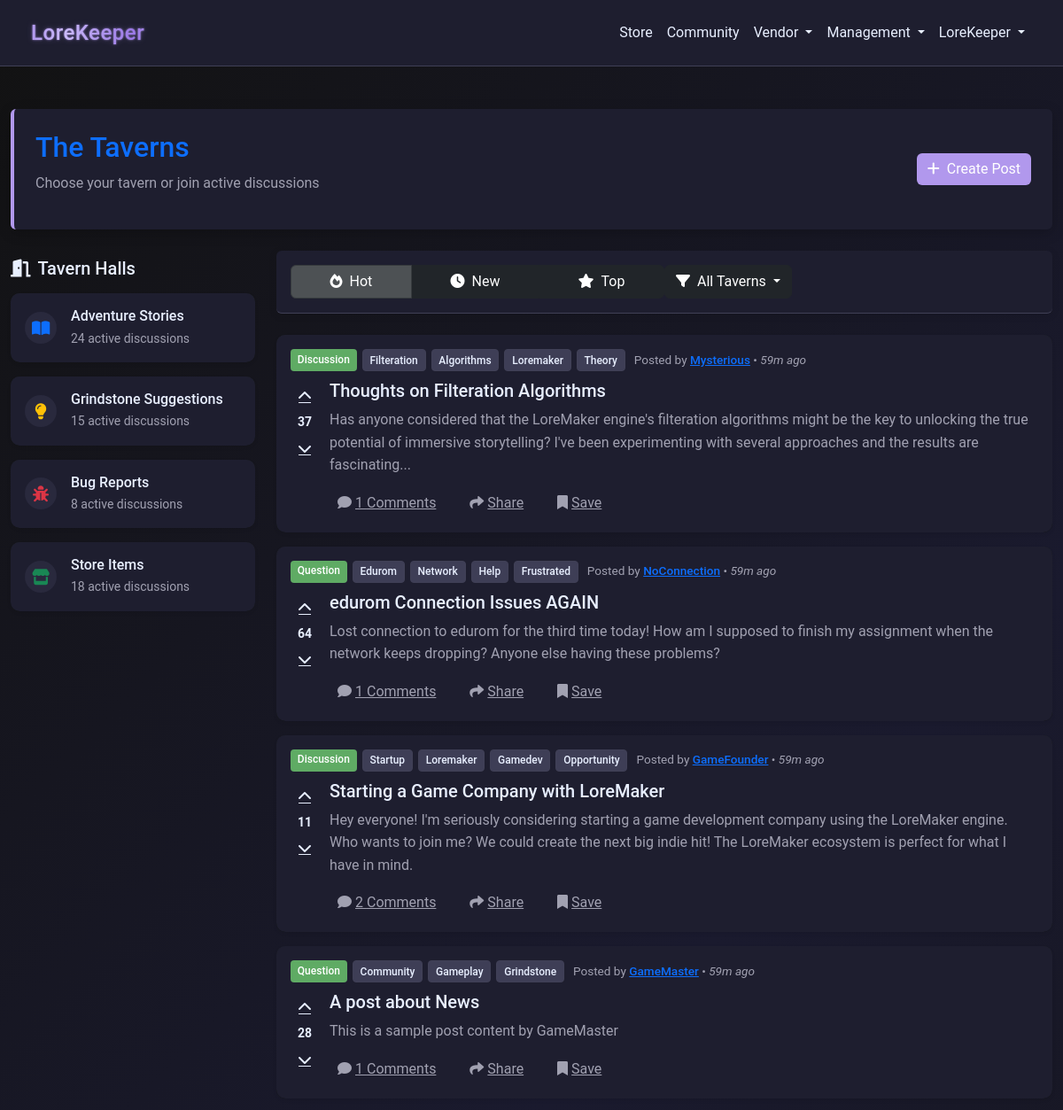
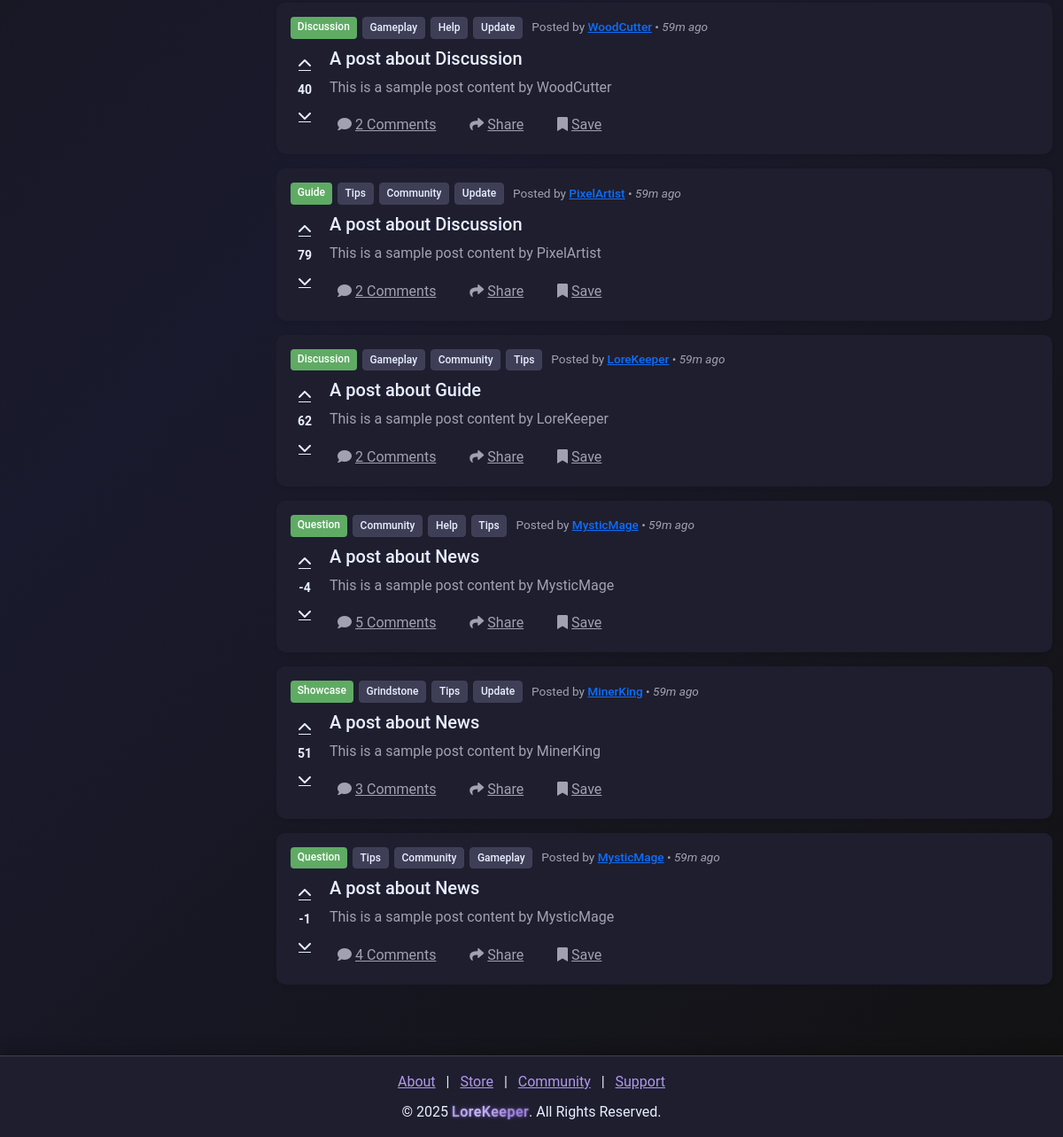
Page /taverns/ (signed in) on the committed database (2 pictures, top to bottom).
### models.py (models this page shows)
class CommunityPost(db.Model):
    __tablename__ = "community_posts"
    id = db.Column(db.Integer, primary_key=True)
    creator_id = db.Column(
        db.Integer, db.ForeignKey("users.id"), nullable=False, index=True
    )
    title = db.Column(db.String(255), nullable=False)
    content = db.Column(db.Text, nullable=False)
    category = db.Column(db.String(255), nullable=False)
    parent_id = db.Column(
        db.Integer, db.ForeignKey("community_posts.id"), nullable=True
    )
    tags = db.Column(db.String(255))
    upvotes = db.Column(db.Integer, default=0)
    downvotes = db.Column(db.Integer, default=0)
    created_at = db.Column(db.DateTime, default=datetime.utcnow)
    replies = db.relationship(
        "CommunityReply", back_populates="post", lazy=True, cascade="all, delete-orphan"
    )
    creator = db.relationship("User", back_populates="community_posts")

### routes/route_taverns.py (the view)
@taverns_bp.route("/")
@login_required
def taverns():
    reply_counts = (
        db.session.query(
            CommunityReply.post_id, func.count(CommunityReply.id).label("reply_count")
        )
        .group_by(CommunityReply.post_id)
        .subquery()
    )
    posts = (
        db.session.query(
            CommunityPost,
            User.username.label("creator_username"),
            func.coalesce(reply_counts.c.reply_count, 0).label("total_comments"),
        )
        .join(User, CommunityPost.creator_id == User.id)
        .outerjoin(reply_counts, CommunityPost.id == reply_counts.c.post_id)
        .all()
    )
    formatted_posts = []
    for post, username, total_comments in posts:
        post_dict = {
            "id": post.id,
            "title": post.title,
            "content": post.content,
            "category": post.category,
            "tags": post.tags.split(",") if post.tags else [],
            "total_comments": total_comments,
            "upvotes": post.upvotes,
            "downvotes": post.downvotes,
            "created_at": post.created_at,
            "creator_id": post.creator_id,
            "creator_username": username,
        }
        formatted_posts.append(post_dict)
    return render_template("taverns/taverns_index.html", posts=formatted_posts)

### app.py (called while the page is built, shortened)
@app.after_request
def add_header(response):
    response.headers["Cache-Control"] = "no-store"
    return response

@app.before_request
def before_request():
    try:
        if session.get("user_id"):
            session.permanent = True
        else:
            getCookie()
    except Exception:
        session.clear()

@app.template_filter("format_date")
def format_date(date):
    if not date:
        return "N/A"
    from datetime import datetime, timedelta, timezone
    now = datetime.now(timezone.utc).replace(tzinfo=None)
    diff = now - date
    if diff < timedelta(minutes=1):
        return "Just now"
    elif diff < timedelta(hours=1):
        minutes = int(diff.total_seconds() / 60)
        return f"{minutes}m ago"
    elif diff < timedelta(days=1):
        hours = int(diff.total_seconds() / 3600)
        return f"{hours}h ago"
    elif diff < timedelta(days=2):
        return "Yesterday"
    elif diff < timedelta(days=7):
        days = int(diff.total_seconds() / 86400)
        return f"{days} days ago"
    else:
        return date.strftime("%b %d, %Y")

### wrappers.py (called while the page is built)
def login_required(f):
    @wraps(f)
    def decorated_function(*args, **kwargs):
        if not session.get("user_id"):
            flash("You must be logged in to access this page", "warning")
            return redirect(url_for("login"))
        return f(*args, **kwargs)
    return decorated_function

### templates/taverns/taverns_index.html (shortened to what this page needs)
{% extends "nav_footer_template.html" %}
{% block content %}
<div class="content-wrapper">
    <div class="container-fluid py-3 py-md-4">
        <div class="row mb-3 mb-md-4">
            <div class="col-12">
                <div class="forums-header p-3 p-md-4 rounded">
                    <div class="d-flex flex-column flex-md-row justify-content-between align-items-start align-items-md-center">
                <div>
                    <h1 class="h2 text-primary mb-2">The Taverns</h1>
                    <p class="text-muted">Choose your tavern or join active discussions</p>
                </div>
                        <a href="/taverns/create_post" class="btn btn-primary btn-glow mt-2 mt-md-0">
                    <i class="fas fa-plus me-2"></i>Create Post
                        </a>
                    </div>
                </div>
            </div>
        </div>
        <div class="row g-3 g-md-4">
            <div class="col-12 col-lg-3 order-2 order-lg-1">
                <div class="sticky-top pt-2" style="top: 1rem;">
                    <h5 class="text-light mb-3"><i class="fas fa-door-open me-2"></i>Tavern Halls</h5>
                    <div class="card bg-dark border-0 shadow-sm mb-3 tavern-card" data-tavern="Adventure Stories">
                        <div class="card-body p-3">
                            <div class="d-flex align-items-center">
                                <div class="tavern-icon me-3">
                                    <i class="fas fa-book-open text-primary"></i>
                                </div>
                                <div class="flex-grow-1">
                                    <h6 class="mb-1">Adventure Stories</h6>
                                    <div class="small text-muted">24 active discussions</div>
                                </div>
                            </div>
                        </div>
                    </div>
                    <div class="card bg-dark border-0 shadow-sm mb-3 tavern-card" data-tavern="Grindstone Suggestions">
                        <div class="card-body p-3">
                            <div class="d-flex align-items-center">
                                <div class="tavern-icon me-3">
                                    <i class="fas fa-lightbulb text-warning"></i>
                                </div>
                                <div class="flex-grow-1">
                                    <h6 class="mb-1">Grindstone Suggestions</h6>
                                    <div class="small text-muted">15 active discussions</div>
                                </div>
                            </div>
                        </div>
                    </div>
                    <div class="card bg-dark border-0 shadow-sm mb-3 tavern-card" data-tavern="Bug Reports">
                        <div class="card-body p-3">
                            <div class="d-flex align-items-center">
                                <div class="tavern-icon me-3">
                                    <i class="fas fa-bug text-danger"></i>
                                </div>
                                <div class="flex-grow-1">
                                    <h6 class="mb-1">Bug Reports</h6>
                                    <div class="small text-muted">8 active discussions</div>
                                </div>
                            </div>
                        </div>
                    </div>
                    <div class="card bg-dark border-0 shadow-sm mb-3 tavern-card" data-tavern="Store Items">
                        <div class="card-body p-3">
                            <div class="d-flex align-items-center">
                                <div class="tavern-icon me-3">
                                    <i class="fas fa-store text-success"></i>
                                </div>
                                <div class="flex-grow-1">
                                    <h6 class="mb-1">Store Items</h6>
                                    <div class="small text-muted">18 active discussions</div>
                                </div>
                            </div>
                        </div>
                    </div>
                </div>
            </div>
            <div class="col-12 col-lg-9 order-1 order-lg-2 mb-4 mb-lg-0">
                <div class="forums-filter-bar p-2 p-md-3 rounded mb-3 mb-md-4">
                    <div class="d-flex flex-column flex-md-row justify-content-between align-items-center">
                    <div class="btn-group w-100 w-md-auto mb-2 mb-md-0">
                        <button type="button" class="btn btn-dark active">
                            <i class="fas fa-fire me-1 me-md-2"></i><span class="d-none d-sm-inline">Hot</span>
                        </button>
                        <button type="button" class="btn btn-dark">
                            <i class="fas fa-clock me-1 me-md-2"></i><span class="d-none d-sm-inline">New</span>
                        </button>
                        <button type="button" class="btn btn-dark">
                            <i class="fas fa-star me-1 me-md-2"></i><span class="d-none d-sm-inline">Top</span>
                        </button>
                    </div>
                    <div class="dropdown w-100 w-md-auto">
                        <button class="btn btn-dark dropdown-toggle" type="button" data-bs-toggle="dropdown">
                                <i class="fas fa-filter me-2"></i>All Taverns
                        </button>
                        </div>
                    </div>
                </div>
                <div class="posts-container">
                    {% for post in posts %}
                    <div class="card bg-dark border-0 shadow-sm mb-3 post-card">
                        <div class="card-body p-2 p-md-3">
                            <div class="post-content">
                                <div class="post-header">
                                    <div class="post-badges-container">
                                        <span class="badge bg-success">{{post.category}}</span>
                                        {% for tag in post.tags %}
                                        <span class="badge bg-secondary">{{tag.title()}}</span>
                                        {% endfor %}
                                    </div>
                                    <small class="post-author-info">
                                        Posted by <a href="/user/{{post.creator_id}}" class="text-primary post-author" data-user-id="{{post.creator_id}}">{{post.creator_username|default('User')}}</a> •
                                        <span class="post-date" data-date="{{post.created_at}}">{{post.created_at|format_date}}</span>
                                    </small>
                                </div>
                                <div class="d-flex">
                                    <div class="vote-controls-below">
                                        <button class="btn btn-link text-light p-1 vote-btn" title="Upvote" data-post-id="{{post.id}}">
                                            <i class="fas fa-chevron-up"></i>
                                        </button>
                                        <div class="vote-count fw-bold">{{post.upvotes - post.downvotes}}</div>
                                        <button class="btn btn-link text-light p-1 vote-btn" title="Downvote" data-post-id="{{post.id}}">
                                            <i class="fas fa-chevron-down"></i>
                                        </button>
                                    </div>
                                    <div class="post-content-wrapper">
                                        <h5 class="post-title mb-2">
                                            <a href="/taverns/post/{{post.id}}" class="text-light text-decoration-none hover-primary">{{post.title}}</a>
                                        </h5>
                                        <p class="text-muted mb-2 d-none d-sm-block">{{post.content}}</p>
                                        <div class="post-actions">
                                            <button class="btn btn-link text-muted p-0 me-3 post-action-btn">
                                                <i class="fas fa-comment me-1"></i><span class="d-none d-sm-inline">{{post.total_comments|default('0')}} Comments</span>
                                            </button>
                                            <button class="btn btn-link text-muted p-0 me-3 post-action-btn">
                                                <i class="fas fa-share me-1"></i><span class="d-none d-sm-inline">Share</span>
                                            </button>
                                            <button class="btn btn-link text-muted p-0 post-action-btn">
                                                <i class="fas fa-bookmark me-1"></i><span class="d-none d-sm-inline">Save</span>
                                            </button>
                                        </div>
                                    </div>
                                </div>
                            </div>
                        </div>
                    </div>
                    {% endfor %}
                </div>
            </div>
        </div>
    </div>
</div>
{% endblock %}

### templates/taverns/taverns_index.html (style rules this page uses)
body { display: flex; flex-direction: column; min-height: 100vh; }
.content-wrapper { flex: 1 0 auto; display: flex; flex-direction: column; }
.container-fluid { flex: 1 0 auto; }
.forums-header { background-color: var(--card-background); border-left: 4px solid var(--accent-color); box-shadow: 0 4px 15px rgba(0, 0, 0, 0.2); transition: all 0.3s ease; }
.btn-glow { position: relative; overflow: hidden; transition: all 0.3s ease; }
.btn-glow:after { content: ''; position: absolute; top: -50%; left: -50%; width: 200%; height: 200%; background: linear-gradient( to bottom right, rgba(255, 255, 255, 0) 0%, rgba(255, 255, 255, 0.03) 40%, rgba(255, 255, 255, 0.08) 50%, rgba(255, 255, 255, 0.03) 60%, rgba(255, 255, 255, 0) 100% ); transform: rotate(45deg); opacity: 0; transition: 0.7s; }
.forums-filter-bar { background-color: var(--card-background); border-bottom: 1px solid var(--input-border); box-shadow: 0 2px 10px rgba(0, 0, 0, 0.1); }
.tavern-card { transition: all 0.3s ease; cursor: pointer; overflow: hidden; }
.tavern-icon { display: flex; align-items: center; justify-content: center; width: 36px; height: 36px; background-color: var(--input-background); border-radius: 50%; transition: all 0.3s ease; }
.tavern-icon i { font-size: 18px; transition: all 0.3s ease; }
.post-card { transition: all 0.3s ease; border-left: 3px solid transparent; }
.vote-btn { transition: all 0.2s ease; border-radius: 4px; width: 32px; height: 32px; display: flex; align-items: center; justify-content: center; }
.vote-count { font-size: 16px; min-width: 32px; text-align: center; transition: all 0.2s ease; }
.post-action-btn { transition: all 0.2s ease; border-radius: 4px; padding: 4px 8px !important; margin-top: 5px; display: inline-block; }
.sticky-top { z-index: 1020; }
.badge { transition: all 0.2s ease; }
.post-author { position: relative; transition: all 0.2s ease; font-weight: 500; }
.post-author:after { content: ''; position: absolute; bottom: -2px; left: 0; width: 0; height: 1px; background-color: var(--accent-color); transition: width 0.3s ease; }
.post-date { font-style: italic; }
.post-content h5 a { transition: color 0.2s ease; }
.vote-controls-below { display: flex; flex-direction: column; align-items: center; justify-content: flex-start; float: left; margin-right: 12px; margin-top: 2px; }
.vote-controls-below .vote-btn { display: flex; align-items: center; justify-content: center; width: 32px; height: 32px; padding: 0; margin: 0; }
.vote-controls-below .vote-count { font-weight: bold; text-align: center; font-size: 14px; margin: 2px 0; }
.post-header { display: flex; flex-wrap: wrap; align-items: center; margin-bottom: 10px; gap: 10px; }
.post-badges-container { display: flex; flex-wrap: wrap; gap: 6px; margin-bottom: 0; }
.post-author-info { white-space: nowrap; color: var(--text-muted); font-size: 0.85rem; }

### rows in the picture
CommunityPost: category "Discussion", title "Filteration" "Algorithms" "Loremaker" "Theory", creator_username "Mysterious", created_at "59m ago", upvotes "37", title "Thoughts on Filteration Algorithms", content "Has anyone considered that the LoreMaker engine's filteration algorithms might be the key to unlocking the true potential of immersive storytelling? I've been experimenting with several approaches and the results are fascinating...", total_comments "1"
CommunityPost: category "Question", title "Edurom" "Network" "Help" "Frustrated", creator_username "NoConnection", created_at "59m ago", upvotes "64", title "edurom Connection Issues AGAIN", content "Lost connection to edurom for the third time today! How am I supposed to finish my assignment when the network keeps dropping? Anyone else having these problems?", total_comments "1"
CommunityPost: category "Discussion", title "Startup" "Loremaker" "Gamedev" "Opportunity", creator_username "GameFounder", created_at "59m ago", upvotes "11", title "Starting a Game Company with LoreMaker", content "Hey everyone! I'm seriously considering starting a game development company using the LoreMaker engine. Who wants to join me? We could create the next big indie hit! The LoreMaker ecosystem is perfect for what I have in mind.", total_comments "2"
CommunityPost: category "Question", title "Community" "Gameplay" "Grindstone", creator_username "GameMaster", created_at "59m ago", upvotes "28", title "A post about News", content "This is a sample post content by GameMaster", total_comments "1"
CommunityPost: category "Discussion", title "Gameplay" "Help" "Update", creator_username "WoodCutter", created_at "59m ago", upvotes "40", title "A post about Discussion", content "This is a sample post content by WoodCutter", total_comments "2"
CommunityPost: category "Guide", title "Tips" "Community" "Update", creator_username "PixelArtist", created_at "59m ago", upvotes "79", title "A post about Discussion", content "This is a sample post content by PixelArtist", total_comments "2"
CommunityPost: category "Discussion", title "Gameplay" "Community" "Tips", creator_username "LoreKeeper", created_at "59m ago", upvotes "62", title "A post about Guide", content "This is a sample post content by LoreKeeper", total_comments "2"
CommunityPost: category "Question", title "Community" "Help" "Tips", creator_username "MysticMage", created_at "59m ago", upvotes "-4", title "A post about News", content "This is a sample post content by MysticMage", total_comments "5"
CommunityPost: category "Showcase", title "Grindstone" "Tips" "Update", creator_username "MinerKing", created_at "59m ago", upvotes "51", title "A post about News", content "This is a sample post content by MinerKing", total_comments "3"
CommunityPost: category "Question", title "Tips" "Community" "Gameplay", creator_username "MysticMage", created_at "59m ago", upvotes "-1", title "A post about News", content "This is a sample post content by MysticMage", total_comments "4"

### other values in the picture
{{ session['username'] }} "LoreKeeper"
